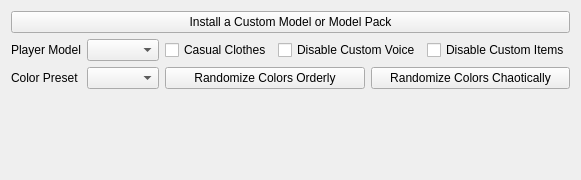
          <widget class="QWidget" name="tab_2">
           <attribute name="title">
            <string>Player Customization</string>
           </attribute>
           <layout class="QVBoxLayout" name="verticalLayout_3">
            <item>
             <layout class="QGridLayout" name="gridLayout_5">
              <item row="2" column="0">
               <layout class="QHBoxLayout" name="horizontalLayout_12">
                <item>
                 <widget class="QLabel" name="label_for_custom_color_preset">
                  <property name="text">
                   <string>Color Preset</string>
                  </property>
                 </widget>
                </item>
                <item>
                 <widget class="QComboBox" name="custom_color_preset"/>
                </item>
               </layout>
              </item>
              <item row="2" column="1">
               <layout class="QHBoxLayout" name="horizontalLayout_11">
                <item>
                 <widget class="QPushButton" name="randomize_all_custom_colors_together">
                  <property name="text">
                   <string>Randomize Colors Orderly</string>
                  </property>
                 </widget>
                </item>
                <item>
                 <widget class="QPushButton" name="randomize_all_custom_colors_separately">
                  <property name="text">
                   <string>Randomize Colors Chaotically</string>
                  </property>
                 </widget>
                </item>
               </layout>
              </item>
              <item row="1" column="0">
               <layout class="QHBoxLayout" name="horizontalLayout_3">
                <item>
                 <widget class="QLabel" name="label_for_custom_player_model">
                  <property name="text">
                   <string>Player Model</string>
                  </property>
                 </widget>
                </item>
                <item>
                 <widget class="QComboBox" name="custom_player_model"/>
                </item>
               </layout>
              </item>
              <item row="1" column="1">
               <layout class="QHBoxLayout" name="horizontalLayout_7">
                <item>
                 <widget class="QCheckBox" name="player_in_casual_clothes">
                  <property name="text">
                   <string>Casual Clothes</string>
                  </property>
                 </widget>
                </item>
                <item>
                 <widget class="QCheckBox" name="disable_custom_player_voice">
                  <property name="text">
                   <string>Disable Custom Voice</string>
                  </property>
                 </widget>
                </item>
                <item>
                 <widget class="QCheckBox" name="disable_custom_player_items">
                  <property name="text">
                   <string>Disable Custom Items</string>
                  </property>
                 </widget>
                </item>
               </layout>
              </item>
              <item row="0" column="0" colspan="2">
               <widget class="QPushButton" name="install_custom_model">
                <property name="text">
                 <string>Install a Custom Model or Model Pack</string>
                </property>
               </widget>
              </item>
             </layout>
            </item>
            <item>
             <widget class="QLabel" name="custom_model_comment">
              <property name="maximumSize">
               <size>
                <width>810</width>
                <height>16777215</height>
               </size>
              </property>
              <property name="text">
               <string/>
              </property>
              <property name="wordWrap">
               <bool>true</bool>
              </property>
             </widget>
            </item>
            <item>
             <layout class="QHBoxLayout" name="horizontalLayout_6">
              <item>
               <layout class="QVBoxLayout" name="verticalLayout_5">
                <item>
                 <layout class="QVBoxLayout" name="custom_colors_layout"/>
                </item>
                <item>
                 <spacer name="verticalSpacer">
                  <property name="orientation">
                   <enum>Qt::Vertical</enum>
                  </property>
                  <property name="sizeHint" stdset="0">
                   <size>
                    <width>20</width>
                    <height>40</height>
                   </size>
                  </property>
                 </spacer>
                </item>
               </layout>
              </item>
              <item>
               <layout class="QVBoxLayout" name="verticalLayout_6">
                <item>
                 <widget class="QLabel" name="custom_model_preview_label">
                  <property name="text">
                   <string/>
                  </property>
                 </widget>
                </item>
                <item>
                 <spacer name="verticalSpacer_2">
                  <property name="orientation">
                   <enum>Qt::Vertical</enum>
                  </property>
                  <property name="sizeHint" stdset="0">
                   <size>
                    <width>20</width>
                    <height>40</height>
                   </size>
                  </property>
                 </spacer>
                </item>
               </layout>
              </item>
             </layout>
            </item>
           </layout>
          </widget>
